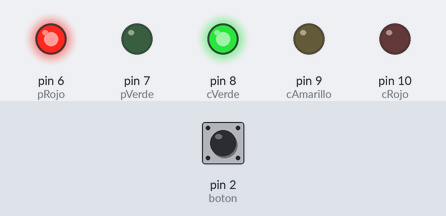
Recording of a sketch running on a simulated Arduino Uno, built with avr-gcc and run on an emulated ATmega328P. On the bench: output pins drawn as LEDs (lit = HIGH). Inputs (shaded band) come from the test bench; at power-on: pin 2 (boton) LOW.

Above: at 1.2 s.
1.3 s: pin 2 (boton) pulled HIGH for 0.15 s
At 2.3 s:
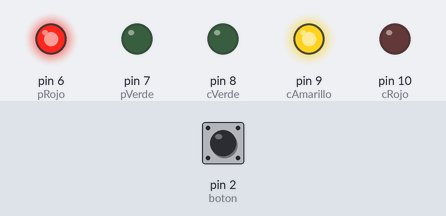
At 8.5 s:
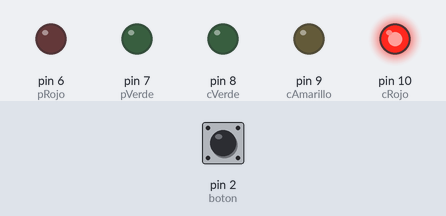
10.4 s: pin 2 (boton) pulled HIGH for 1 s
At 14.0 s:
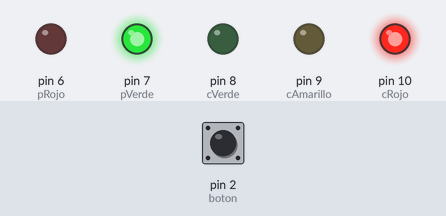
Timing chart, 0 to 20.3 s (numbered marks = the images above; inputs shaded):
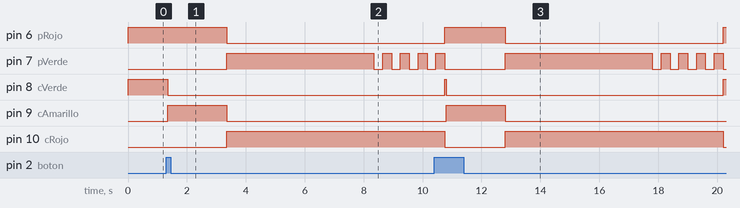

The sketch:

04_semaforo_boton.ino
```cpp
// ============================================
// Ejercicio 4: Semáforo con botón peatonal
// Autor: Gustavo Pantoja Olave
// Plataforma: Tinkercad Circuits / Arduino Uno
// ============================================
// Descripción:
//   Los carros permanecen en verde hasta que un peatón
//   presiona el botón. Entonces comienza el ciclo:
//   amarillo -> rojo carro -> verde peatón -> parpadeo -> reinicio.
//
// Conexión:
//   Carros:
//     - Rojo     -> pin 10 -> resistencia 220Ω -> GND
//     - Amarillo -> pin 9  -> resistencia 220Ω -> GND
//     - Verde    -> pin 8  -> resistencia 220Ω -> GND
//   Peatones:
//     - Rojo  -> pin 6 -> resistencia 220Ω -> GND
//     - Verde -> pin 7 -> resistencia 220Ω -> GND
//   Botón:
//     - 5V        -> pata 1a del pulsador
//     - Pin 2     -> pata 2a del pulsador
//     - Pin 2     -> resistencia 10kΩ -> GND (pull-down)
// ============================================

const int cRojo = 10;
const int cAmarillo = 9;
const int cVerde = 8;
const int pRojo = 6;
const int pVerde = 7;
const int boton = 2;

void setup() {
  pinMode(cRojo, OUTPUT);
  pinMode(cAmarillo, OUTPUT);
  pinMode(cVerde, OUTPUT);
  pinMode(pRojo, OUTPUT);
  pinMode(pVerde, OUTPUT);
  pinMode(boton, INPUT);

  // Estado inicial: carros en verde, peatones en rojo
  digitalWrite(cVerde, HIGH);
  digitalWrite(pRojo, HIGH);
}

void loop() {
  // Leer si el botón fue presionado
  if (digitalRead(boton) == HIGH) {
    delay(50);  // Antirrebote

    // ===== FASE 1: Carros verde -> amarillo =====
    digitalWrite(cVerde, LOW);
    digitalWrite(cAmarillo, HIGH);
    delay(2000);
    digitalWrite(cAmarillo, LOW);

    // ===== FASE 2: Carros rojo / Peatones verde =====
    digitalWrite(cRojo, HIGH);
    digitalWrite(pRojo, LOW);
    digitalWrite(pVerde, HIGH);
    delay(5000);

    // ===== FASE 3: Verde peatón parpadea (aviso) =====
    for (int i = 0; i < 4; i++) {
      digitalWrite(pVerde, LOW);
      delay(300);
      digitalWrite(pVerde, HIGH);
      delay(300);
    }

    // ===== FASE 4: Regresar al estado inicial =====
    digitalWrite(pVerde, LOW);
    digitalWrite(pRojo, HIGH);
    digitalWrite(cRojo, LOW);
    digitalWrite(cVerde, HIGH);
  }
}
```

Measured:
- after the input at 1.3 s, pin 6 (pRojo): HIGH → LOW after 2.1 s; pin 7 (pVerde): LOW → HIGH after 2.1 s, then repeats every 0.60 s: LOW 0.30 s, HIGH 0.30 s; pin 8 (cVerde): HIGH → LOW after 0.05 s; pin 9 (cAmarillo): LOW → HIGH after 0.05 s, → LOW 2.0 s later; pin 10 (cRojo): LOW → HIGH after 2.1 s
- after the input at 10.4 s, pin 9 (cAmarillo): LOW → HIGH after 0.40 s, → LOW 2.0 s later
